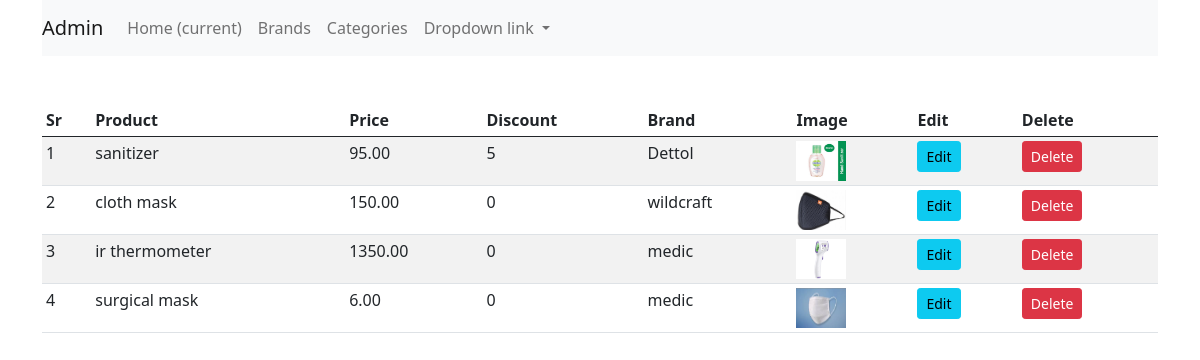
The page /admin (signed in) on the database its author committed.
### shop/products/models.py (models this page shows, shortened)
class Addproduct(db.Model):
    __searchable__=['name','desc']
    id = db.Column(db.Integer, primary_key=True)
    name = db.Column(db.String(80), nullable=False)
    price = db.Column(db.Numeric(10,2), nullable=False)
    discount = db.Column(db.Integer, default=0)
    stock = db.Column(db.Integer, nullable=False)
    colors = db.Column(db.Text, nullable=False)
    desc = db.Column(db.Text, nullable=False)
    pub_date = db.Column(db.DateTime, nullable=False, default=datetime.utcnow)
    brand_id = db.Column(db.Integer, db.ForeignKey('brand.id'), nullable=False)
    brand = db.relationship('Brand',backref=db.backref('brands', lazy=True))
    category_id = db.Column(db.Integer, db.ForeignKey('category.id'), nullable=False)
    category = db.relationship('Category',backref=db.backref('categories', lazy=True))
    image_1 = db.Column(db.String(150), nullable=False, default='image1.jpg')
    image_2 = db.Column(db.String(150), nullable=False, default='image2.jpg')
    image_3 = db.Column(db.String(150), nullable=False, default='image3.jpg')

class Brand(db.Model):
    id = db.Column(db.Integer, primary_key=True)
    name = db.Column(db.String(30), nullable=False,unique=True)

### shop/admin/routes.py (the view)
@app.route('/admin')
def admin():
    if 'email' not in session:
        flash('Please login first','danger')
        return redirect(url_for('login'))
    products = Addproduct.query.all()
    return render_template('admin/index.html', title='Admin Page',products=products)

### shop/templates/admin/index.html (shortened to what this page needs)
{% extends 'layout.html' %}
{% block content %}
<div class="container">
    <nav class="navbar navbar-expand-lg navbar-light bg-light">
        <a class="navbar-brand" href="#">Admin</a>
        <div class="collapse navbar-collapse" id="navbarNavDropdown">
          <ul class="navbar-nav">
            <li class="nav-item active">
              <a class="nav-link" href="#">Home <span class="sr-only">(current)</span></a>
            </li>
            <li class="nav-item">
              <a class="nav-link" href="/brands">Brands</a>
            </li>
            <li class="nav-item">
              <a class="nav-link" href="/category">Categories</a>
            </li>
            <li class="nav-item dropdown">
              <a class="nav-link dropdown-toggle" href="#" id="navbarDropdownMenuLink" data-toggle="dropdown" aria-haspopup="true" aria-expanded="false">
                Dropdown link
              </a>
            </li>
          </ul>
        </div>
      </nav>
</div>
<div class="container mt-5">
    <table class="table table-sm table-condensed table-striped">
        <thead>
            <th>Sr</th>
            <th>Product</th>
            <th>Price</th>
            <th>Discount</th>
            <th>Brand</th>
            <th>Image</th>
            <th>Edit</th>
            <th>Delete</th>
        </thead>
        <tbody>
          {% for product in products %}
          <tr>
            <td>{{loop.index}}</td>
            <td>{{ product.name }}</td>
            <td>{{ product.price }}</td>
            <td>{{ product.discount }}</td>
            <td>{{ product.brand.name}}</td>
            <td> <img src="{{url_for('static',filename='images/' + product.image_1)}}" alt="{{product.name}}" width="50" height="40"></td>
            <td><a href="{{url_for('updateproduct',id=product.id)}}"class="btn btn-info btn-sm" >Edit</a></td>
            <td><button type="button" class="btn btn-danger btn-sm" data-bs-toggle="modal" data-bs-target="#exampleModal-{{product.id}}">
              Delete
            </button></td>
          </tr>
          {% endfor %}
          </tbody>
         </table>
</div>
{% endblock content %}

### rows shown on the page
Addproduct: name "sanitizer", price "95.00", discount "5", brand.name "Dettol", image_1 (picture)
Addproduct: name "cloth mask", price "150.00", discount "0", brand.name "wildcraft", image_1 (picture)
Addproduct: name "ir thermometer", price "1350.00", discount "0", brand.name "medic", image_1 (picture)
Addproduct: name "surgical mask", price "6.00", discount "0", brand.name "medic", image_1 (picture)
